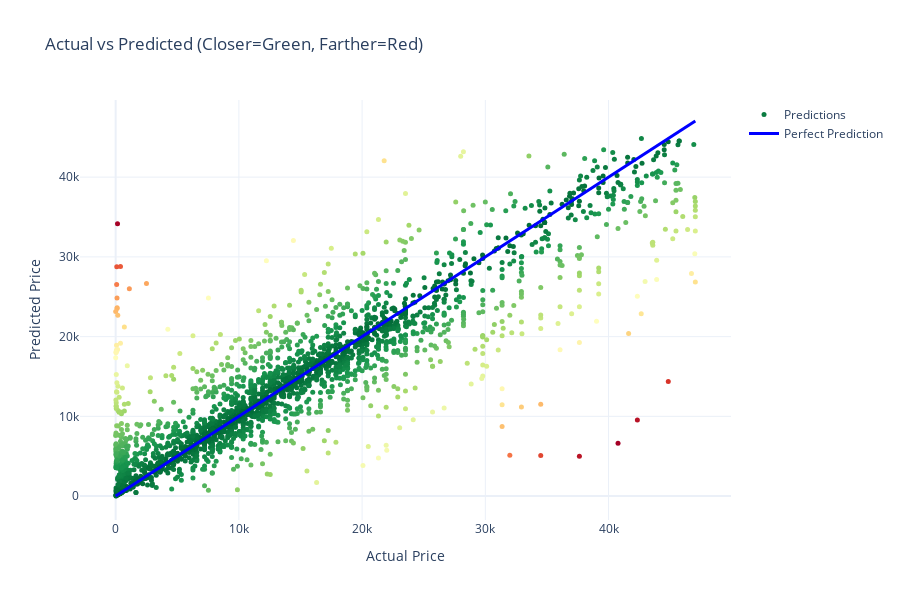

The notebook cell this image was saved under:
### Code cell
import plotly.graph_objects as go
import numpy as np

# البيانات
y_test_array = np.array(y_test)
y_pred_array = np.array(y_pred)

# نحسب المسافة من الخط المثالي
distance_from_line = np.abs(y_test_array - y_pred_array)

# normalize للمسافة بين 0 و 1
norm_distance = distance_from_line / max(distance_from_line)

# نعمل اللون لكل نقطة: بعيد = أحمر، قريب = أخضر
# RGB format: نقدر نستخدم مكتبة matplotlib colormap
import matplotlib.cm as cm
colors = [f'rgb({int(r*255)}, {int(g*255)}, {int(b*255)})' 
          for r,g,b,_ in cm.RdYlGn(1 - norm_distance)]

# محور X و Y
x_axis = y_test_array
y_axis = y_pred_array

# نعمل الشكل
fig = go.Figure()

# scatter
fig.add_trace(go.Scatter(
    x=x_axis,
    y=y_axis,
    mode='markers',
    marker=dict(color=colors, size=5),
    name='Predictions'
))

# الخط المثالي
fig.add_trace(go.Scatter(
    x=[y_test_array.min(), y_test_array.max()],
    y=[y_test_array.min(), y_test_array.max()],
    mode='lines',
    line=dict(color='blue', width=3),
    name='Perfect Prediction'
))

fig.update_layout(
    title="Actual vs Predicted (Closer=Green, Farther=Red)",
    xaxis_title="Actual Price",
    yaxis_title="Predicted Price",
    template="plotly_white",
    width=900,
    height=600
)

fig.show()

### Figure 1 — Plotly figure (JSON) as saved in the notebook; plotly's stock layout.template omitted (floating-point values rounded to 4 significant figures; data arrays with more than 128 entries replaced by an {"elided": "..."} marker saying what was removed)
{"data": [{"marker": {"color": {"elided": "2381 str values"}, "size": 5}, "mode": "markers", "name": "Predictions", "type": "scatter", "x": {"elided": "2381 int values"}, "y": {"elided": "2381 float values"}}, {"line": {"color": "blue", "width": 3}, "mode": "lines", "name": "Perfect Prediction", "type": "scatter", "x": [1, 47042], "y": [1, 47042]}], "layout": {"height": 600, "title": {"text": "Actual vs Predicted (Closer=Green, Farther=Red)"}, "width": 900, "xaxis": {"title": {"text": "Actual Price"}}, "yaxis": {"title": {"text": "Predicted Price"}}}}
